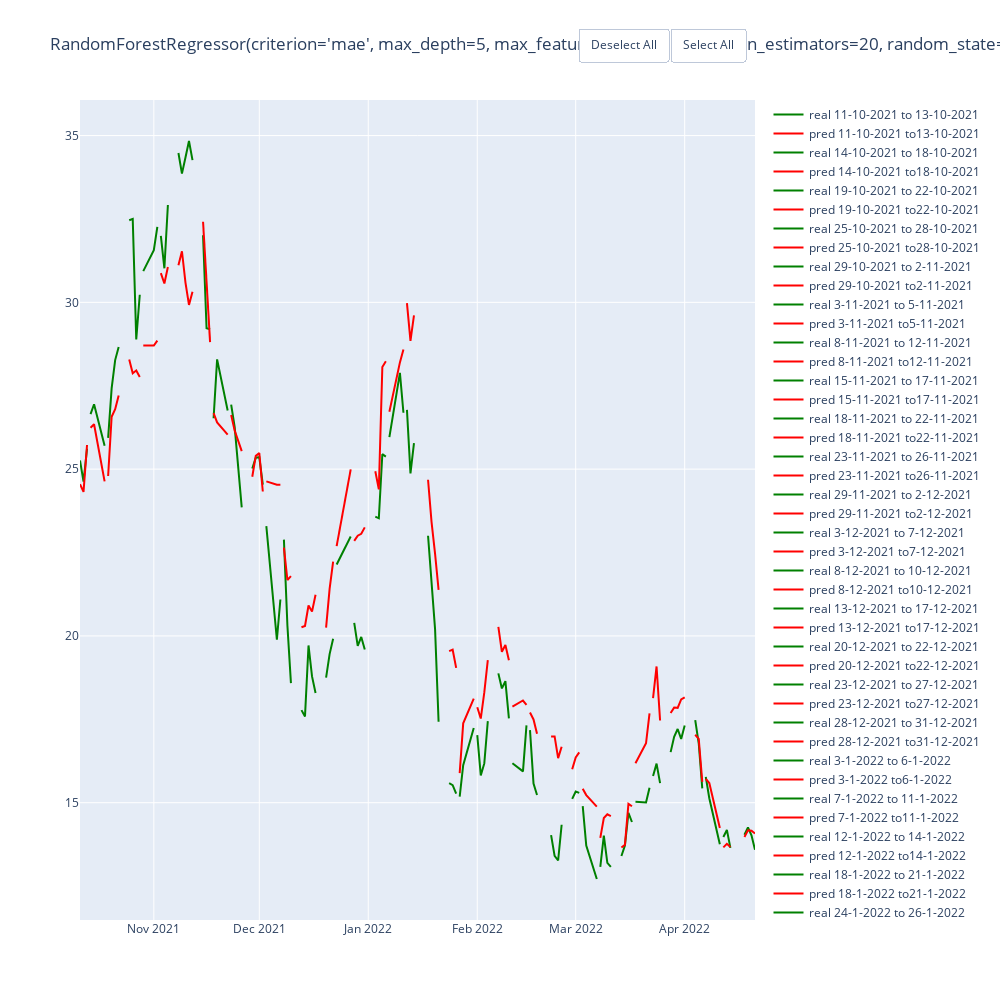

Notebook source saved alongside this figure:
### Code cell
rf_final = RandomForestRegressor(random_state=10,criterion='mae', max_depth=5, max_features='sqrt', n_estimators=20)
y = df_link['close']
X = scaled_df.drop(['close'], axis=1)
avg_score(rf_final, X, y, 5, 'hmcv', train_period_split=100, test_period_split=5)

### Figure 1 — Plotly figure (JSON) as saved in the notebook; plotly's stock layout.template omitted (floating-point values rounded to 4 significant figures)
{"data": [{"line": {"color": "green"}, "mode": "lines", "name": "real 11-10-2021 to 13-10-2021", "type": "scatter", "x": ["2021-10-11T00:00:00", "2021-10-12T00:00:00", "2021-10-13T00:00:00"], "y": [25.26, 24.62, 25.61]}, {"line": {"color": "red"}, "mode": "lines", "name": "pred 11-10-2021 to13-10-2021 ", "type": "scatter", "x": ["2021-10-11T00:00:00", "2021-10-12T00:00:00", "2021-10-13T00:00:00"], "y": [24.55, 24.32, 25.72]}, {"line": {"color": "green"}, "mode": "lines", "name": "real 14-10-2021 to 18-10-2021", "type": "scatter", "x": ["2021-10-14T00:00:00", "2021-10-15T00:00:00", "2021-10-18T00:00:00"], "y": [26.65, 26.94, 25.7]}, {"line": {"color": "red"}, "mode": "lines", "name": "pred 14-10-2021 to18-10-2021 ", "type": "scatter", "x": ["2021-10-14T00:00:00", "2021-10-15T00:00:00", "2021-10-18T00:00:00"], "y": [26.24, 26.35, 24.63]}, {"line": {"color": "green"}, "mode": "lines", "name": "real 19-10-2021 to 22-10-2021", "type": "scatter", "x": ["2021-10-19T00:00:00", "2021-10-20T00:00:00", "2021-10-21T00:00:00", "2021-10-22T00:00:00"], "y": [25.94, 27.42, 28.27, 28.66]}, {"line": {"color": "red"}, "mode": "lines", "name": "pred 19-10-2021 to22-10-2021 ", "type": "scatter", "x": ["2021-10-19T00:00:00", "2021-10-20T00:00:00", "2021-10-21T00:00:00", "2021-10-22T00:00:00"], "y": [24.8, 26.57, 26.8, 27.21]}, {"line": {"color": "green"}, "mode": "lines", "name": "real 25-10-2021 to 28-10-2021", "type": "scatter", "x": ["2021-10-25T00:00:00", "2021-10-26T00:00:00", "2021-10-27T00:00:00", "2021-10-28T00:00:00"], "y": [32.46, 32.5, 28.89, 30.23]}, {"line": {"color": "red"}, "mode": "lines", "name": "pred 25-10-2021 to28-10-2021 ", "type": "scatter", "x": ["2021-10-25T00:00:00", "2021-10-26T00:00:00", "2021-10-27T00:00:00", "2021-10-28T00:00:00"], "y": [28.28, 27.88, 27.96, 27.76]}, {"line": {"color": "green"}, "mode": "lines", "name": "real 29-10-2021 to 2-11-2021", "type": "scatter", "x": ["2021-10-29T00:00:00", "2021-11-01T00:00:00", "2021-11-02T00:00:00"], "y": [30.93, 31.57, 32.27]}, {"line": {"color": "red"}, "mode": "lines", "name": "pred 29-10-2021 to2-11-2021 ", "type": "scatter", "x": ["2021-10-29T00:00:00", "2021-11-01T00:00:00", "2021-11-02T00:00:00"], "y": [28.71, 28.71, 28.85]}, {"line": {"color": "green"}, "mode": "lines", "name": "real 3-11-2021 to 5-11-2021", "type": "scatter", "x": ["2021-11-03T00:00:00", "2021-11-04T00:00:00", "2021-11-05T00:00:00"], "y": [31.99, 31.02, 32.92]}, {"line": {"color": "red"}, "mode": "lines", "name": "pred 3-11-2021 to5-11-2021 ", "type": "scatter", "x": ["2021-11-03T00:00:00", "2021-11-04T00:00:00", "2021-11-05T00:00:00"], "y": [30.87, 30.57, 31.06]}, {"line": {"color": "green"}, "mode": "lines", "name": "real 8-11-2021 to 12-11-2021", "type": "scatter", "x": ["2021-11-08T00:00:00", "2021-11-09T00:00:00", "2021-11-10T00:00:00", "2021-11-11T00:00:00", "2021-11-12T00:00:00"], "y": [34.48, 33.86, 34.34, 34.84, 34.27]}, {"line": {"color": "red"}, "mode": "lines", "name": "pred 8-11-2021 to12-11-2021 ", "type": "scatter", "x": ["2021-11-08T00:00:00", "2021-11-09T00:00:00", "2021-11-10T00:00:00", "2021-11-11T00:00:00", "2021-11-12T00:00:00"], "y": [31.11, 31.53, 30.59, 29.92, 30.32]}, {"line": {"color": "green"}, "mode": "lines", "name": "real 15-11-2021 to 17-11-2021", "type": "scatter", "x": ["2021-11-15T00:00:00", "2021-11-16T00:00:00", "2021-11-17T00:00:00"], "y": [32.01, 29.23, 29.19]}, {"line": {"color": "red"}, "mode": "lines", "name": "pred 15-11-2021 to17-11-2021 ", "type": "scatter", "x": ["2021-11-15T00:00:00", "2021-11-16T00:00:00", "2021-11-17T00:00:00"], "y": [32.42, 30.44, 28.81]}, {"line": {"color": "green"}, "mode": "lines", "name": "real 18-11-2021 to 22-11-2021", "type": "scatter", "x": ["2021-11-18T00:00:00", "2021-11-19T00:00:00", "2021-11-22T00:00:00"], "y": [26.53, 28.29, 26.76]}, {"line": {"color": "red"}, "mode": "lines", "name": "pred 18-11-2021 to22-11-2021 ", "type": "scatter", "x": ["2021-11-18T00:00:00", "2021-11-19T00:00:00", "2021-11-22T00:00:00"], "y": [26.68, 26.4, 26.03]}, {"line": {"color": "green"}, "mode": "lines", "name": "real 23-11-2021 to 26-11-2021", "type": "scatter", "x": ["2021-11-23T00:00:00", "2021-11-24T00:00:00", "2021-11-26T00:00:00"], "y": [26.93, 26.26, 23.86]}, {"line": {"color": "red"}, "mode": "lines", "name": "pred 23-11-2021 to26-11-2021 ", "type": "scatter", "x": ["2021-11-23T00:00:00", "2021-11-24T00:00:00", "2021-11-26T00:00:00"], "y": [26.62, 26.15, 25.54]}, {"line": {"color": "green"}, "mode": "lines", "name": "real 29-11-2021 to 2-12-2021", "type": "scatter", "x": ["2021-11-29T00:00:00", "2021-11-30T00:00:00", "2021-12-01T00:00:00", "2021-12-02T00:00:00"], "y": [25.02, 25.34, 25.36, 24.54]}, {"line": {"color": "red"}, "mode": "lines", "name": "pred 29-11-2021 to2-12-2021 ", "type": "scatter", "x": ["2021-11-29T00:00:00", "2021-11-30T00:00:00", "2021-12-01T00:00:00", "2021-12-02T00:00:00"], "y": [24.77, 25.4, 25.48, 24.33]}, {"line": {"color": "green"}, "mode": "lines", "name": "real 3-12-2021 to 7-12-2021", "type": "scatter", "x": ["2021-12-03T00:00:00", "2021-12-06T00:00:00", "2021-12-07T00:00:00"], "y": [23.29, 19.88, 21.09]}, {"line": {"color": "red"}, "mode": "lines", "name": "pred 3-12-2021 to7-12-2021 ", "type": "scatter", "x": ["2021-12-03T00:00:00", "2021-12-06T00:00:00", "2021-12-07T00:00:00"], "y": [24.63, 24.53, 24.53]}, {"line": {"color": "green"}, "mode": "lines", "name": "real 8-12-2021 to 10-12-2021", "type": "scatter", "x": ["2021-12-08T00:00:00", "2021-12-09T00:00:00", "2021-12-10T00:00:00"], "y": [22.89, 20.31, 18.58]}, {"line": {"color": "red"}, "mode": "lines", "name": "pred 8-12-2021 to10-12-2021 ", "type": "scatter", "x": ["2021-12-08T00:00:00", "2021-12-09T00:00:00", "2021-12-10T00:00:00"], "y": [22.65, 21.68, 21.79]}, {"line": {"color": "green"}, "mode": "lines", "name": "real 13-12-2021 to 17-12-2021", "type": "scatter", "x": ["2021-12-13T00:00:00", "2021-12-14T00:00:00", "2021-12-15T00:00:00", "2021-12-16T00:00:00", "2021-12-17T00:00:00"], "y": [17.78, 17.59, 19.71, 18.79, 18.29]}, {"line": {"color": "red"}, "mode": "lines", "name": "pred 13-12-2021 to17-12-2021 ", "type": "scatter", "x": ["2021-12-13T00:00:00", "2021-12-14T00:00:00", "2021-12-15T00:00:00", "2021-12-16T00:00:00", "2021-12-17T00:00:00"], "y": [20.26, 20.3, 20.91, 20.73, 21.23]}, {"line": {"color": "green"}, "mode": "lines", "name": "real 20-12-2021 to 22-12-2021", "type": "scatter", "x": ["2021-12-20T00:00:00", "2021-12-21T00:00:00", "2021-12-22T00:00:00"], "y": [18.75, 19.45, 19.91]}, {"line": {"color": "red"}, "mode": "lines", "name": "pred 20-12-2021 to22-12-2021 ", "type": "scatter", "x": ["2021-12-20T00:00:00", "2021-12-21T00:00:00", "2021-12-22T00:00:00"], "y": [20.25, 21.41, 22.23]}, {"line": {"color": "green"}, "mode": "lines", "name": "real 23-12-2021 to 27-12-2021", "type": "scatter", "x": ["2021-12-23T00:00:00", "2021-12-27T00:00:00"], "y": [22.14, 22.98]}, {"line": {"color": "red"}, "mode": "lines", "name": "pred 23-12-2021 to27-12-2021 ", "type": "scatter", "x": ["2021-12-23T00:00:00", "2021-12-27T00:00:00"], "y": [22.69, 24.99]}, {"line": {"color": "green"}, "mode": "lines", "name": "real 28-12-2021 to 31-12-2021", "type": "scatter", "x": ["2021-12-28T00:00:00", "2021-12-29T00:00:00", "2021-12-30T00:00:00", "2021-12-31T00:00:00"], "y": [20.39, 19.7, 19.97, 19.59]}, {"line": {"color": "red"}, "mode": "lines", "name": "pred 28-12-2021 to31-12-2021 ", "type": "scatter", "x": ["2021-12-28T00:00:00", "2021-12-29T00:00:00", "2021-12-30T00:00:00", "2021-12-31T00:00:00"], "y": [22.85, 23.0, 23.06, 23.25]}, {"line": {"color": "green"}, "mode": "lines", "name": "real 3-1-2022 to 6-1-2022", "type": "scatter", "x": ["2022-01-03T00:00:00", "2022-01-04T00:00:00", "2022-01-05T00:00:00", "2022-01-06T00:00:00"], "y": [23.57, 23.53, 25.45, 25.38]}, {"line": {"color": "red"}, "mode": "lines", "name": "pred 3-1-2022 to6-1-2022 ", "type": "scatter", "x": ["2022-01-03T00:00:00", "2022-01-04T00:00:00", "2022-01-05T00:00:00", "2022-01-06T00:00:00"], "y": [24.94, 24.39, 28.06, 28.24]}, {"line": {"color": "green"}, "mode": "lines", "name": "real 7-1-2022 to 11-1-2022", "type": "scatter", "x": ["2022-01-07T00:00:00", "2022-01-10T00:00:00", "2022-01-11T00:00:00"], "y": [25.96, 27.88, 26.69]}, {"line": {"color": "red"}, "mode": "lines", "name": "pred 7-1-2022 to11-1-2022 ", "type": "scatter", "x": ["2022-01-07T00:00:00", "2022-01-10T00:00:00", "2022-01-11T00:00:00"], "y": [26.72, 28.2, 28.58]}, {"line": {"color": "green"}, "mode": "lines", "name": "real 12-1-2022 to 14-1-2022", "type": "scatter", "x": ["2022-01-12T00:00:00", "2022-01-13T00:00:00", "2022-01-14T00:00:00"], "y": [26.78, 24.87, 25.78]}, {"line": {"color": "red"}, "mode": "lines", "name": "pred 12-1-2022 to14-1-2022 ", "type": "scatter", "x": ["2022-01-12T00:00:00", "2022-01-13T00:00:00", "2022-01-14T00:00:00"], "y": [29.98, 28.85, 29.61]}, {"line": {"color": "green"}, "mode": "lines", "name": "real 18-1-2022 to 21-1-2022", "type": "scatter", "x": ["2022-01-18T00:00:00", "2022-01-19T00:00:00", "2022-01-20T00:00:00", "2022-01-21T00:00:00"], "y": [23.0, 21.65, 20.2, 17.43]}, {"line": {"color": "red"}, "mode": "lines", "name": "pred 18-1-2022 to21-1-2022 ", "type": "scatter", "x": ["2022-01-18T00:00:00", "2022-01-19T00:00:00", "2022-01-20T00:00:00", "2022-01-21T00:00:00"], "y": [24.68, 23.41, 22.46, 21.38]}, {"line": {"color": "green"}, "mode": "lines", "name": "real 24-1-2022 to 26-1-2022", "type": "scatter", "x": ["2022-01-24T00:00:00", "2022-01-25T00:00:00", "2022-01-26T00:00:00"], "y": [15.58, 15.53, 15.27]}, {"line": {"color": "red"}, "mode": "lines", "name": "pred 24-1-2022 to26-1-2022 ", "type": "scatter", "x": ["2022-01-24T00:00:00", "2022-01-25T00:00:00", "2022-01-26T00:00:00"], "y": [19.54, 19.59, 19.04]}, {"line": {"color": "green"}, "mode": "lines", "name": "real 27-1-2022 to 31-1-2022", "type": "scatter", "x": ["2022-01-27T00:00:00", "2022-01-28T00:00:00", "2022-01-31T00:00:00"], "y": [15.18, 16.12, 17.24]}, {"line": {"color": "red"}, "mode": "lines", "name": "pred 27-1-2022 to31-1-2022 ", "type": "scatter", "x": ["2022-01-27T00:00:00", "2022-01-28T00:00:00", "2022-01-31T00:00:00"], "y": [15.89, 17.38, 18.12]}, {"line": {"color": "green"}, "mode": "lines", "name": "real 1-2-2022 to 4-2-2022", "type": "scatter", "x": ["2022-02-01T00:00:00", "2022-02-02T00:00:00", "2022-02-03T00:00:00", "2022-02-04T00:00:00"], "y": [17.02, 15.82, 16.18, 17.45]}, {"line": {"color": "red"}, "mode": "lines", "name": "pred 1-2-2022 to4-2-2022 ", "type": "scatter", "x": ["2022-02-01T00:00:00", "2022-02-02T00:00:00", "2022-02-03T00:00:00", "2022-02-04T00:00:00"], "y": [17.86, 17.52, 18.31, 19.27]}, {"line": {"color": "green"}, "mode": "lines", "name": "real 7-2-2022 to 10-2-2022", "type": "scatter", "x": ["2022-02-07T00:00:00", "2022-02-08T00:00:00", "2022-02-09T00:00:00", "2022-02-10T00:00:00"], "y": [18.88, 18.43, 18.64, 17.53]}, {"line": {"color": "red"}, "mode": "lines", "name": "pred 7-2-2022 to10-2-2022 ", "type": "scatter", "x": ["2022-02-07T00:00:00", "2022-02-08T00:00:00", "2022-02-09T00:00:00", "2022-02-10T00:00:00"], "y": [20.27, 19.52, 19.73, 19.27]}, {"line": {"color": "green"}, "mode": "lines", "name": "real 11-2-2022 to 15-2-2022", "type": "scatter", "x": ["2022-02-11T00:00:00", "2022-02-14T00:00:00", "2022-02-15T00:00:00"], "y": [16.18, 15.94, 17.32]}, {"line": {"color": "red"}, "mode": "lines", "name": "pred 11-2-2022 to15-2-2022 ", "type": "scatter", "x": ["2022-02-11T00:00:00", "2022-02-14T00:00:00", "2022-02-15T00:00:00"], "y": [17.88, 18.06, 17.94]}, {"line": {"color": "green"}, "mode": "lines", "name": "real 16-2-2022 to 18-2-2022", "type": "scatter", "x": ["2022-02-16T00:00:00", "2022-02-17T00:00:00", "2022-02-18T00:00:00"], "y": [17.17, 15.57, 15.23]}, {"line": {"color": "red"}, "mode": "lines", "name": "pred 16-2-2022 to18-2-2022 ", "type": "scatter", "x": ["2022-02-16T00:00:00", "2022-02-17T00:00:00", "2022-02-18T00:00:00"], "y": [17.7, 17.5, 17.07]}, {"line": {"color": "green"}, "mode": "lines", "name": "real 22-2-2022 to 25-2-2022", "type": "scatter", "x": ["2022-02-22T00:00:00", "2022-02-23T00:00:00", "2022-02-24T00:00:00", "2022-02-25T00:00:00"], "y": [14.03, 13.41, 13.27, 14.34]}, {"line": {"color": "red"}, "mode": "lines", "name": "pred 22-2-2022 to25-2-2022 ", "type": "scatter", "x": ["2022-02-22T00:00:00", "2022-02-23T00:00:00", "2022-02-24T00:00:00", "2022-02-25T00:00:00"], "y": [16.99, 16.99, 16.34, 16.68]}, {"line": {"color": "green"}, "mode": "lines", "name": "real 28-2-2022 to 2-3-2022", "type": "scatter", "x": ["2022-02-28T00:00:00", "2022-03-01T00:00:00", "2022-03-02T00:00:00"], "y": [15.12, 15.33, 15.29]}, {"line": {"color": "red"}, "mode": "lines", "name": "pred 28-2-2022 to2-3-2022 ", "type": "scatter", "x": ["2022-02-28T00:00:00", "2022-03-01T00:00:00", "2022-03-02T00:00:00"], "y": [16.0, 16.36, 16.51]}, {"line": {"color": "green"}, "mode": "lines", "name": "real 3-3-2022 to 7-3-2022", "type": "scatter", "x": ["2022-03-03T00:00:00", "2022-03-04T00:00:00", "2022-03-07T00:00:00"], "y": [14.9, 13.71, 12.71]}, {"line": {"color": "red"}, "mode": "lines", "name": "pred 3-3-2022 to7-3-2022 ", "type": "scatter", "x": ["2022-03-03T00:00:00", "2022-03-04T00:00:00", "2022-03-07T00:00:00"], "y": [15.42, 15.23, 14.88]}, {"line": {"color": "green"}, "mode": "lines", "name": "real 8-3-2022 to 11-3-2022", "type": "scatter", "x": ["2022-03-08T00:00:00", "2022-03-09T00:00:00", "2022-03-10T00:00:00", "2022-03-11T00:00:00"], "y": [13.08, 14.02, 13.2, 13.08]}, {"line": {"color": "red"}, "mode": "lines", "name": "pred 8-3-2022 to11-3-2022 ", "type": "scatter", "x": ["2022-03-08T00:00:00", "2022-03-09T00:00:00", "2022-03-10T00:00:00", "2022-03-11T00:00:00"], "y": [13.94, 14.54, 14.65, 14.6]}, {"line": {"color": "green"}, "mode": "lines", "name": "real 14-3-2022 to 17-3-2022", "type": "scatter", "x": ["2022-03-14T00:00:00", "2022-03-15T00:00:00", "2022-03-16T00:00:00", "2022-03-17T00:00:00"], "y": [13.4, 13.71, 14.7, 14.42]}, {"line": {"color": "red"}, "mode": "lines", "name": "pred 14-3-2022 to17-3-2022 ", "type": "scatter", "x": ["2022-03-14T00:00:00", "2022-03-15T00:00:00", "2022-03-16T00:00:00", "2022-03-17T00:00:00"], "y": [13.66, 13.73, 14.97, 14.89]}, {"line": {"color": "green"}, "mode": "lines", "name": "real 18-3-2022 to 22-3-2022", "type": "scatter", "x": ["2022-03-18T00:00:00", "2022-03-21T00:00:00", "2022-03-22T00:00:00"], "y": [15.03, 15.01, 15.45]}, {"line": {"color": "red"}, "mode": "lines", "name": "pred 18-3-2022 to22-3-2022 ", "type": "scatter", "x": ["2022-03-18T00:00:00", "2022-03-21T00:00:00", "2022-03-22T00:00:00"], "y": [16.18, 16.78, 17.68]}, {"line": {"color": "green"}, "mode": "lines", "name": "real 23-3-2022 to 25-3-2022", "type": "scatter", "x": ["2022-03-23T00:00:00", "2022-03-24T00:00:00", "2022-03-25T00:00:00"], "y": [15.8, 16.17, 15.58]}, {"line": {"color": "red"}, "mode": "lines", "name": "pred 23-3-2022 to25-3-2022 ", "type": "scatter", "x": ["2022-03-23T00:00:00", "2022-03-24T00:00:00", "2022-03-25T00:00:00"], "y": [18.13, 19.08, 17.46]}, {"line": {"color": "green"}, "mode": "lines", "name": "real 28-3-2022 to 1-4-2022", "type": "scatter", "x": ["2022-03-28T00:00:00", "2022-03-29T00:00:00", "2022-03-30T00:00:00", "2022-03-31T00:00:00", "2022-04-01T00:00:00"], "y": [16.52, 16.97, 17.21, 16.91, 17.31]}, {"line": {"color": "red"}, "mode": "lines", "name": "pred 28-3-2022 to1-4-2022 ", "type": "scatter", "x": ["2022-03-28T00:00:00", "2022-03-29T00:00:00", "2022-03-30T00:00:00", "2022-03-31T00:00:00", "2022-04-01T00:00:00"], "y": [17.69, 17.85, 17.84, 18.1, 18.16]}, {"line": {"color": "green"}, "mode": "lines", "name": "real 4-4-2022 to 6-4-2022", "type": "scatter", "x": ["2022-04-04T00:00:00", "2022-04-05T00:00:00", "2022-04-06T00:00:00"], "y": [17.47, 16.77, 15.43]}, {"line": {"color": "red"}, "mode": "lines", "name": "pred 4-4-2022 to6-4-2022 ", "type": "scatter", "x": ["2022-04-04T00:00:00", "2022-04-05T00:00:00", "2022-04-06T00:00:00"], "y": [17.04, 16.91, 15.62]}, {"line": {"color": "green"}, "mode": "lines", "name": "real 7-4-2022 to 11-4-2022", "type": "scatter", "x": ["2022-04-07T00:00:00", "2022-04-08T00:00:00", "2022-04-11T00:00:00"], "y": [15.78, 15.14, 13.75]}, {"line": {"color": "red"}, "mode": "lines", "name": "pred 7-4-2022 to11-4-2022 ", "type": "scatter", "x": ["2022-04-07T00:00:00", "2022-04-08T00:00:00", "2022-04-11T00:00:00"], "y": [15.72, 15.59, 14.24]}, {"line": {"color": "green"}, "mode": "lines", "name": "real 12-4-2022 to 14-4-2022", "type": "scatter", "x": ["2022-04-12T00:00:00", "2022-04-13T00:00:00", "2022-04-14T00:00:00"], "y": [13.97, 14.18, 13.65]}, {"line": {"color": "red"}, "mode": "lines", "name": "pred 12-4-2022 to14-4-2022 ", "type": "scatter", "x": ["2022-04-12T00:00:00", "2022-04-13T00:00:00", "2022-04-14T00:00:00"], "y": [13.66, 13.77, 13.67]}, {"line": {"color": "green"}, "mode": "lines", "name": "real 18-4-2022 to 21-4-2022", "type": "scatter", "x": ["2022-04-18T00:00:00", "2022-04-19T00:00:00", "2022-04-20T00:00:00", "2022-04-21T00:00:00"], "y": [14.04, 14.26, 14.02, 13.59]}, {"line": {"color": "red"}, "mode": "lines", "name": "pred 18-4-2022 to21-4-2022 ", "type": "scatter", "x": ["2022-04-18T00:00:00", "2022-04-19T00:00:00", "2022-04-20T00:00:00", "2022-04-21T00:00:00"], "y": [13.97, 14.17, 14.16, 14.08]}], "layout": {"height": 1000, "title": {"text": "RandomForestRegressor(criterion='mae', max_depth=5, max_features='sqrt',\n                      n_estimators=20, random_state=10)Number of Splits: 39"}, "updatemenus": [{"buttons": [{"args": ["visible", "legendonly"], "label": "Deselect All", "method": "restyle"}, {"args": ["visible", true], "label": "Select All", "method": "restyle"}], "direction": "left", "pad": {"r": 10, "t": 10}, "showactive": false, "type": "buttons", "x": 1, "xanchor": "right", "y": 1.1, "yanchor": "top"}], "width": 1000}}
